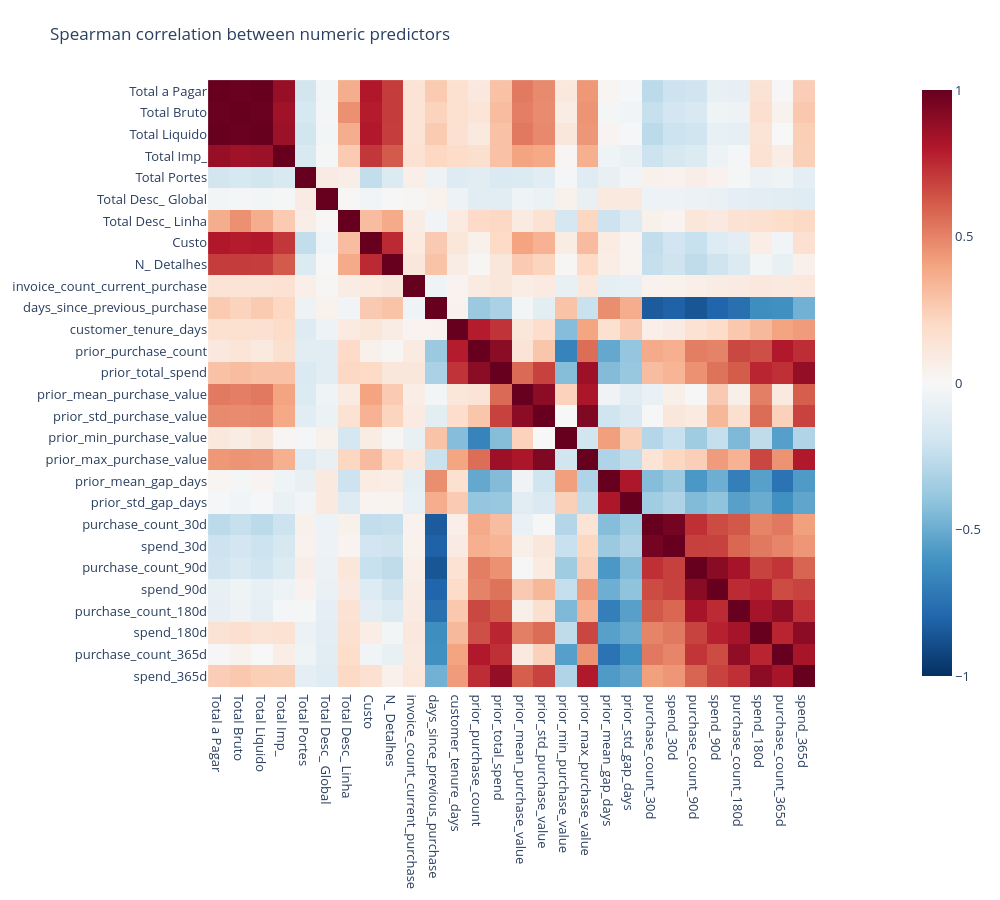

Notebook code cell kept with this figure:
### Markdown cell above
## 5. Which predictors are near copies of each other?

Two columns that carry the same information add nothing for the model, and they make linear models unstable.

### Code cell
corr_matrix = df[num_cols].corr(method="spearman")
fig = px.imshow(corr_matrix, color_continuous_scale="RdBu_r", zmin=-1, zmax=1, aspect="equal")
fig.update_layout(title="Spearman correlation between numeric predictors", height=900, width=1000)
fig.show()

pairs = corr_matrix.where(np.triu(np.ones(corr_matrix.shape, dtype=bool), k=1)).stack()
print("Pairs with |rho| > 0.9:")
print(pairs[pairs.abs() > 0.9].sort_values(ascending=False).round(3).to_string())

### Figure 1 — Plotly figure (JSON) as saved in the notebook; plotly's stock layout.template omitted (floating-point values rounded to 4 significant figures; data arrays with more than 128 entries replaced by an {"elided": "..."} marker saying what was removed)
{"data": [{"coloraxis": "coloraxis", "hovertemplate": "x: %{x}<br>y: %{y}<br>color: %{z}<extra></extra>", "name": "0", "type": "heatmap", "x": ["Total a Pagar", "Total Bruto", "Total Liquido", "Total Imp_", "Total Portes", "Total Desc_ Global", "Total Desc_ Linha", "Custo", "N_ Detalhes", "invoice_count_current_purchase", "days_since_previous_purchase", "customer_tenure_days", "prior_purchase_count", "prior_total_spend", "prior_mean_purchase_value", "prior_std_purchase_value", "prior_min_purchase_value", "prior_max_purchase_value", "prior_mean_gap_days", "prior_std_gap_days", "purchase_count_30d", "spend_30d", "purchase_count_90d", "spend_90d", "purchase_count_180d", "spend_180d", "purchase_count_365d", "spend_365d"], "xaxis": "x", "y": ["Total a Pagar", "Total Bruto", "Total Liquido", "Total Imp_", "Total Portes", "Total Desc_ Global", "Total Desc_ Linha", "Custo", "N_ Detalhes", "invoice_count_current_purchase", "days_since_previous_purchase", "customer_tenure_days", "prior_purchase_count", "prior_total_spend", "prior_mean_purchase_value", "prior_std_purchase_value", "prior_min_purchase_value", "prior_max_purchase_value", "prior_mean_gap_days", "prior_std_gap_days", "purchase_count_30d", "spend_30d", "purchase_count_90d", "spend_90d", "purchase_count_180d", "spend_180d", "purchase_count_365d", "spend_365d"], "yaxis": "y", "z": {"elided": "28x28 float values"}}], "layout": {"coloraxis": {"autocolorscale": false, "cmax": 1, "cmin": -1, "colorscale": [[0, "rgb(5,48,97)"], [0.1, "rgb(33,102,172)"], [0.2, "rgb(67,147,195)"], [0.3, "rgb(146,197,222)"], [0.4, "rgb(209,229,240)"], [0.5, "rgb(247,247,247)"], [0.6, "rgb(253,219,199)"], [0.7, "rgb(244,165,130)"], [0.8, "rgb(214,96,77)"], [0.9, "rgb(178,24,43)"], [1, "rgb(103,0,31)"]]}, "height": 900, "title": {"text": "Spearman correlation between numeric predictors"}, "width": 1000, "xaxis": {"anchor": "y", "constrain": "domain", "domain": [0, 1], "scaleanchor": "y"}, "yaxis": {"anchor": "x", "autorange": "reversed", "constrain": "domain", "domain": [0, 1]}}}
